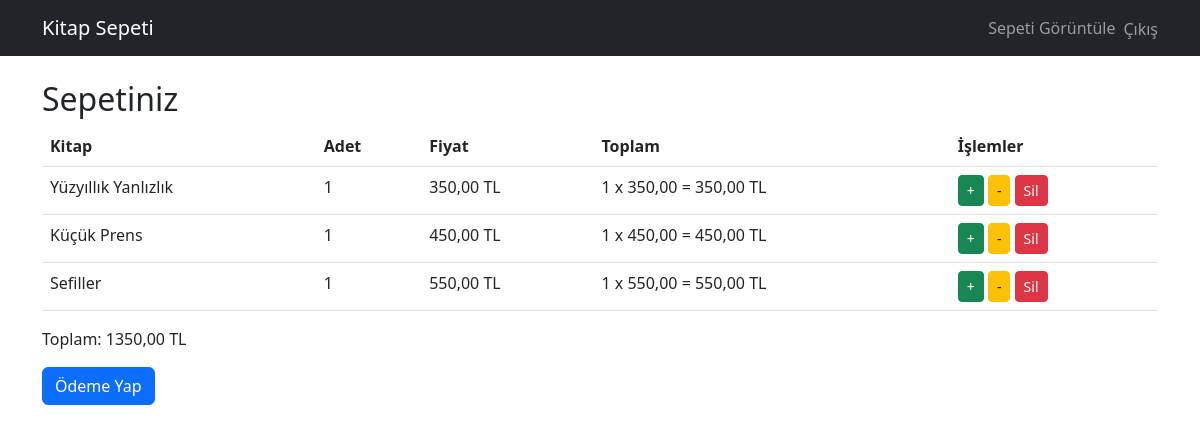
/sepetim/ (signed in), run on the app's committed database.
### kitaplar/models.py (models this page shows, shortened)
class CartItem(models.Model):
    user = models.ForeignKey(User, on_delete=models.CASCADE)
    kitap = models.ForeignKey(Kitap, on_delete=models.CASCADE)
    adet = models.PositiveIntegerField(default=1)

class Kitap(models.Model):
    baslik = models.CharField(max_length=200)
    yazar = models.CharField(max_length=100)
    fiyat = models.DecimalField(max_digits=6, decimal_places=2)
    resim = models.ImageField(upload_to='kitap_resimleri/')

### kitaplar/views.py (the view)
# urls.py: path('sepetim/', views.sepetim, name='sepetim'),
@login_required
def sepetim(request):
    sepet_urunleri = CartItem.objects.filter(user=request.user)
    for item in sepet_urunleri:
        item.toplam = item.adet * item.kitap.fiyat
    toplam_fiyat = sum(item.toplam for item in sepet_urunleri)
    return render(request, 'kitaplar/sepet.html', {
        'sepet_urunleri': sepet_urunleri,
        'toplam_fiyat': toplam_fiyat
    })

### kitaplar/templates/kitaplar/sepet.html (shortened to what this page needs)
{% extends 'kitaplar/base.html' %}
{% block content %}
<h2>Sepetiniz</h2>
{% if sepet_urunleri %}
<table class="table">
  <thead>
    <tr>
      <th>Kitap</th>
      <th>Adet</th>
      <th>Fiyat</th>
      <th>Toplam</th>
      <th>İşlemler</th>
    </tr>
  </thead>
  <tbody>
    {% for item in sepet_urunleri %}
    <tr>
      <td>{{ item.kitap.baslik }}</td>
      <td>{{ item.adet }}</td>
      <td>{{ item.kitap.fiyat }} TL</td>
      <td>{{ item.adet }} x {{ item.kitap.fiyat }} = {{ item.toplam }} TL</td>
      <td>
        <a href="{% url 'adet_arttir' item.id %}" class="btn btn-sm btn-success">+</a>
        <a href="{% url 'adet_azalt' item.id %}" class="btn btn-sm btn-warning">-</a>
        <a href="{% url 'sepetten_sil' item.id %}" class="btn btn-sm btn-danger">Sil</a>
      </td>
    </tr>
    {% endfor %}
  </tbody>
</table>
<p>Toplam: {{ toplam_fiyat }} TL</p>
<a href="{% url 'odeme_yap' %}" class="btn btn-primary">Ödeme Yap</a>
{% else %}
<p>Sepetiniz boş.</p>
{% endif %}
{% endblock %}

### data on the page
CartItem: kitap.baslik "Yüzyıllık Yanlızlık", adet "1", kitap.fiyat "350,00", toplam "350,00"
CartItem: kitap.baslik "Küçük Prens", adet "1", kitap.fiyat "450,00", toplam "450,00"
CartItem: kitap.baslik "Sefiller", adet "1", kitap.fiyat "550,00", toplam "550,00"

### other printed values
{{ toplam_fiyat }} "1350,00"
